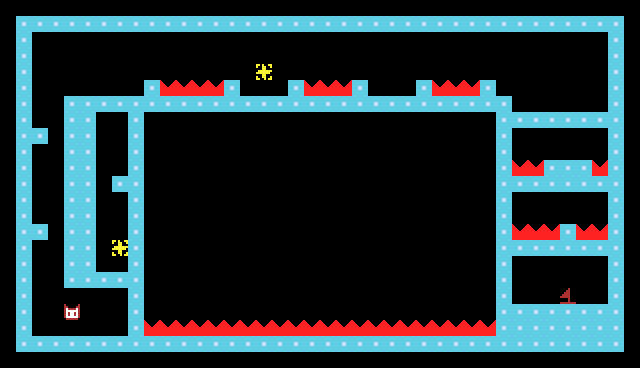

Rendered tile map (Tiled .tmx) drawn with the repository's tilesets; below, a short description and the full map source, tile grids included:
An orthogonal 40x23 tile map with 16x16 px tiles, 1 tile layer (Tile Layer 2).

<map version="1.10" tiledversion="1.12.1" orientation="orthogonal" renderorder="right-down" width="40" height="23" tilewidth="16" tileheight="16" infinite="0" nextlayerid="3" nextobjectid="1">
 <editorsettings>
  <export target="map1.h" format="c_array" />
 </editorsettings>
 <tileset firstgid="1" source="tiles.tsx" />
 <layer id="2" name="Tile Layer 2" width="40" height="23">
  <data encoding="csv">
0,0,0,0,0,0,0,0,0,0,0,0,0,0,0,0,0,0,0,0,0,0,0,0,0,0,0,0,0,0,0,0,0,0,0,0,0,0,0,0,
0,2,2,2,2,2,2,2,2,2,2,2,2,2,2,2,2,2,2,2,2,2,2,2,2,2,2,2,2,2,2,2,2,2,2,2,2,2,2,0,
0,2,0,0,0,0,0,0,0,0,0,0,0,0,0,0,0,0,0,0,0,0,0,0,0,0,0,0,0,0,0,0,0,0,0,0,0,0,2,0,
0,2,0,0,0,0,0,0,0,0,0,0,0,0,0,0,0,0,0,0,0,0,0,0,0,0,0,0,0,0,0,0,0,0,0,0,0,0,2,0,
0,2,0,0,0,0,0,0,0,0,0,0,0,0,0,0,5,0,0,0,0,0,0,0,0,0,0,0,0,0,0,0,0,0,0,0,0,0,2,0,
0,2,0,0,0,0,0,0,0,2,1,1,1,1,2,0,0,0,2,1,1,1,2,0,0,0,2,1,1,1,2,0,0,0,0,0,0,0,2,0,
0,2,0,0,2,2,2,2,2,2,2,2,2,2,2,2,2,2,2,2,2,2,2,2,2,2,2,2,2,2,2,2,0,0,0,0,0,0,2,0,
0,2,0,0,2,2,0,0,2,0,0,0,0,0,0,0,0,0,0,0,0,0,0,0,0,0,0,0,0,0,0,2,2,2,2,2,2,2,2,0,
0,2,2,0,2,2,0,0,2,0,0,0,0,0,0,0,0,0,0,0,0,0,0,0,0,0,0,0,0,0,0,2,0,0,0,0,0,0,2,0,
0,2,0,0,2,2,0,0,2,0,0,0,0,0,0,0,0,0,0,0,0,0,0,0,0,0,0,0,0,0,0,2,0,0,0,0,0,0,2,0,
0,2,0,0,2,2,0,0,2,0,0,0,0,0,0,0,0,0,0,0,0,0,0,0,0,0,0,0,0,0,0,2,1,1,2,2,2,1,2,0,
0,2,0,0,2,2,0,2,2,0,0,0,0,0,0,0,0,0,0,0,0,0,0,0,0,0,0,0,0,0,0,2,2,2,2,2,2,2,2,0,
0,2,0,0,2,2,0,0,2,0,0,0,0,0,0,0,0,0,0,0,0,0,0,0,0,0,0,0,0,0,0,2,0,0,0,0,0,0,2,0,
0,2,0,0,2,2,0,0,2,0,0,0,0,0,0,0,0,0,0,0,0,0,0,0,0,0,0,0,0,0,0,2,0,0,0,0,0,0,2,0,
0,2,2,0,2,2,0,0,2,0,0,0,0,0,0,0,0,0,0,0,0,0,0,0,0,0,0,0,0,0,0,2,1,1,1,2,1,1,2,0,
0,2,0,0,2,2,0,5,2,0,0,0,0,0,0,0,0,0,0,0,0,0,0,0,0,0,0,0,0,0,0,2,2,2,2,2,2,2,2,0,
0,2,0,0,2,2,0,0,2,0,0,0,0,0,0,0,0,0,0,0,0,0,0,0,0,0,0,0,0,0,0,2,0,0,0,0,0,0,2,0,
0,2,0,0,2,2,2,2,2,0,0,0,0,0,0,0,0,0,0,0,0,0,0,0,0,0,0,0,0,0,0,2,0,0,0,0,0,0,2,0,
0,2,0,0,0,0,0,0,2,0,0,0,0,0,0,0,0,0,0,0,0,0,0,0,0,0,0,0,0,0,0,2,0,0,0,4,0,0,2,0,
0,2,0,0,3,0,0,0,2,0,0,0,0,0,0,0,0,0,0,0,0,0,0,0,0,0,0,0,0,0,0,2,2,2,2,2,2,2,2,0,
0,2,0,0,0,0,0,0,2,1,1,1,1,1,1,1,1,1,1,1,1,1,1,1,1,1,1,1,1,1,1,2,2,2,2,2,2,2,2,0,
0,2,2,2,2,2,2,2,2,2,2,2,2,2,2,2,2,2,2,2,2,2,2,2,2,2,2,2,2,2,2,2,2,2,2,2,2,2,2,0,
0,0,0,0,0,0,0,0,0,0,0,0,0,0,0,0,0,0,0,0,0,0,0,0,0,0,0,0,0,0,0,0,0,0,0,0,0,0,0,0
</data>
 </layer>
</map>
